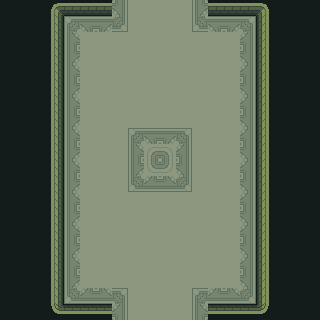

Tiled map render using the project's own tile images. Description and the whole map definition, tile-layer contents included, below:
An orthogonal 20x20 tile map with 16x16 px tiles, 2 tile layers (Walls, interior), 2 tilesets and 11 objects (6x collision, 2x enemy, transition, third_spawn).

<map version="1.10" tiledversion="1.10.2" orientation="orthogonal" renderorder="right-down" width="20" height="20" tilewidth="16" tileheight="16" infinite="0" nextlayerid="4" nextobjectid="21">
 <tileset firstgid="1" source="TilesetInteriorFloor.tsx" />
 <tileset firstgid="375" source="Walls.tsx" />
 <layer id="2" name="Walls" width="20" height="20">
  <data encoding="csv">
432,432,432,432,432,432,432,432,432,432,432,432,432,432,432,432,432,432,432,432,
432,432,432,432,432,432,432,432,432,432,432,432,432,432,432,432,432,432,432,432,
432,432,432,432,432,432,432,432,432,432,432,432,432,432,432,432,432,432,432,432,
432,432,432,432,432,432,432,432,432,432,432,432,432,432,432,432,432,432,432,432,
432,432,432,432,432,432,432,432,432,432,432,432,432,432,432,432,432,432,432,432,
432,432,432,432,432,432,432,432,432,432,432,432,432,432,432,432,432,432,432,432,
432,432,432,432,432,432,432,432,432,432,432,432,432,432,432,432,432,432,432,432,
432,432,432,432,432,432,432,432,432,432,432,432,432,432,432,432,432,432,432,432,
432,432,432,432,432,432,432,432,432,432,432,432,432,432,432,432,432,432,432,432,
432,432,432,432,432,432,432,432,432,432,432,432,432,432,432,432,432,432,432,432,
432,432,432,432,432,432,432,432,432,432,432,432,432,432,432,432,432,432,432,432,
432,432,432,432,432,432,432,432,432,432,432,432,432,432,432,432,432,432,432,432,
432,432,432,432,432,432,432,432,432,432,432,432,432,432,432,432,432,432,432,432,
432,432,432,432,432,432,432,432,432,432,432,432,432,432,432,432,432,432,432,432,
432,432,432,432,432,432,432,432,432,432,432,432,432,432,432,432,432,432,432,432,
432,432,432,432,432,432,432,432,432,432,432,432,432,432,432,432,432,432,432,432,
432,432,432,432,432,432,432,432,432,432,432,432,432,432,432,432,432,432,432,432,
432,432,432,432,432,432,432,432,432,432,432,432,432,432,432,432,432,432,432,432,
432,432,432,432,432,432,432,432,432,432,432,432,432,432,432,432,432,432,432,432,
432,432,432,432,432,432,432,432,432,432,432,432,432,432,432,432,432,432,432,432
</data>
 </layer>
 <layer id="1" name="interior" width="20" height="20">
  <data encoding="csv">
0,0,0,440,443,443,443,195,167,167,167,167,192,443,443,443,444,0,0,0,
0,0,0,450,148,149,150,217,167,167,167,167,214,149,150,151,454,0,0,0,
0,0,0,450,170,167,167,167,167,167,167,167,167,167,167,173,454,0,0,0,
0,0,0,450,192,167,167,167,167,167,167,167,167,167,167,195,454,0,0,0,
0,0,0,450,170,167,167,167,167,167,167,167,167,167,167,173,454,0,0,0,
0,0,0,450,192,167,167,167,167,167,167,167,167,167,167,195,454,0,0,0,
0,0,0,450,170,167,167,167,167,167,167,167,167,167,167,173,454,0,0,0,
0,0,0,450,192,167,167,167,167,167,167,167,167,167,167,195,454,0,0,0,
0,0,0,450,170,167,167,167,148,149,150,151,167,167,167,173,454,0,0,0,
0,0,0,450,192,167,167,167,170,171,172,173,167,167,167,195,454,0,0,0,
0,0,0,450,170,167,167,167,192,193,194,195,167,167,167,173,454,0,0,0,
0,0,0,450,192,167,167,167,214,215,216,217,167,167,167,195,454,0,0,0,
0,0,0,450,170,167,167,167,167,167,167,167,167,167,167,173,454,0,0,0,
0,0,0,450,192,167,167,167,167,167,167,167,167,167,167,195,454,0,0,0,
0,0,0,450,170,167,167,167,167,167,167,167,167,167,167,173,454,0,0,0,
0,0,0,450,192,167,167,167,167,167,167,167,167,167,167,195,454,0,0,0,
0,0,0,450,170,167,167,167,167,167,167,167,167,167,167,173,454,0,0,0,
0,0,0,450,192,167,167,167,167,167,167,167,167,167,167,195,454,0,0,0,
0,0,0,450,214,215,216,151,167,167,167,167,148,215,216,217,454,0,0,0,
0,0,0,480,483,483,483,173,167,167,167,167,170,483,483,483,484,0,0,0
</data>
 </layer>
 <objectgroup id="3" name="collision" offsetx="0" offsety="0">
  <object id="1" type="collision" x="208" y="-2" width="110" height="20" />
  <object id="2" type="collision" x="258" y="18" width="64" height="299" />
  <object id="19" type="collision" x="258" y="18" width="64" height="299" />
  <object id="3" type="collision" x="207" y="301" width="49" height="19" />
  <object id="4" x="0" y="-1" width="112" height="19" />
  <object id="6" type="collision" x="0" y="18" width="62" height="299" />
  <object id="7" type="collision" x="0" y="301" width="114" height="16" />
  <object id="12" type="transition" x="113" y="2" width="92" height="8">
   <properties>
    <property name="spawn" value="fourth_spawn" />
    <property name="target_map" value="floor4.tmx" />
   </properties>
  </object>
  <object id="15" name="third_spawn" x="153" y="296" />
  <object id="16" name="robot" type="enemy" x="159" y="159" />
  <object id="17" name="scientist" type="enemy" x="159" y="48" />
 </objectgroup>
</map>
